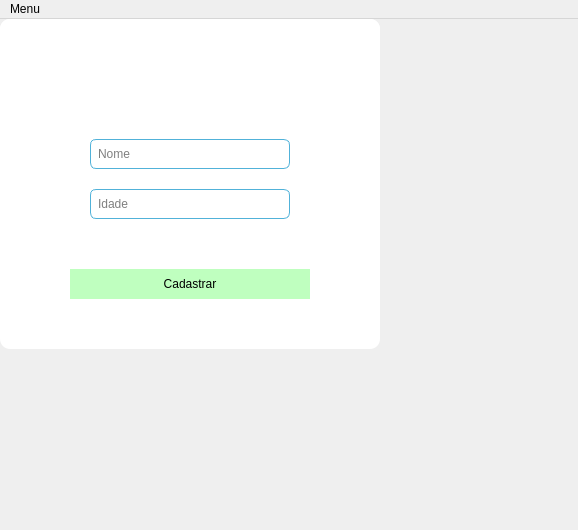
<?xml version="1.0" encoding="UTF-8"?>
<ui version="4.0">
 <class>MainWindow</class>
 <widget class="QMainWindow" name="MainWindow">
  <property name="geometry">
   <rect>
    <x>0</x>
    <y>0</y>
    <width>578</width>
    <height>530</height>
   </rect>
  </property>
  <property name="windowTitle">
   <string>MainWindow</string>
  </property>
  <widget class="QWidget" name="centralwidget">
   <property name="styleSheet">
    <string notr="true">display: flex;
align-items: center;
justify-content: center;</string>
   </property>
   <widget class="QStackedWidget" name="stackedWidget">
    <property name="geometry">
     <rect>
      <x>0</x>
      <y>0</y>
      <width>580</width>
      <height>508</height>
     </rect>
    </property>
    <property name="currentIndex">
     <number>0</number>
    </property>
    <widget class="QWidget" name="page">
     <widget class="QFrame" name="frame_2">
      <property name="geometry">
       <rect>
        <x>0</x>
        <y>0</y>
        <width>380</width>
        <height>330</height>
       </rect>
      </property>
      <property name="styleSheet">
       <string notr="true">QFrame{
	background-color: white;
	border-radius: 10px
}
</string>
      </property>
      <property name="frameShape">
       <enum>QFrame::StyledPanel</enum>
      </property>
      <property name="frameShadow">
       <enum>QFrame::Raised</enum>
      </property>
      <widget class="QWidget" name="widget_3" native="true">
       <property name="geometry">
        <rect>
         <x>0</x>
         <y>0</y>
         <width>380</width>
         <height>70</height>
        </rect>
       </property>
       <property name="styleSheet">
        <string notr="true">background-color: &quot;#51b2d9&quot;;
border-top-right-radius: 10px;
border-top-left-radius: 10px</string>
       </property>
       <widget class="QLabel" name="label_2">
        <property name="geometry">
         <rect>
          <x>0</x>
          <y>0</y>
          <width>380</width>
          <height>70</height>
         </rect>
        </property>
        <property name="styleSheet">
         <string notr="true">text-transform: uppercase;
font: 16pt &quot;Kohne Makina&quot;;
font-weight: bold;
color: white</string>
        </property>
        <property name="text">
         <string>Cadastrar novo cliente</string>
        </property>
        <property name="alignment">
         <set>Qt::AlignCenter</set>
        </property>
       </widget>
      </widget>
      <widget class="QWidget" name="widget_4" native="true">
       <property name="geometry">
        <rect>
         <x>0</x>
         <y>70</y>
         <width>380</width>
         <height>260</height>
        </rect>
       </property>
       <widget class="QLineEdit" name="input_name_2">
        <property name="geometry">
         <rect>
          <x>90</x>
          <y>50</y>
          <width>200</width>
          <height>30</height>
         </rect>
        </property>
        <property name="styleSheet">
         <string notr="true">QLineEdit{
	padding: 5px 5px;
	border-width: 1px;
	border-style: solid;
	border-radius: 6px;
	border-color: #51b2d9
}</string>
        </property>
        <property name="text">
         <string/>
        </property>
        <property name="placeholderText">
         <string>Nome</string>
        </property>
       </widget>
       <widget class="QLineEdit" name="input_age_2">
        <property name="geometry">
         <rect>
          <x>90</x>
          <y>100</y>
          <width>200</width>
          <height>30</height>
         </rect>
        </property>
        <property name="styleSheet">
         <string notr="true">QLineEdit{
	padding: 5px 5px;
	border-width: 1px;
	border-style: solid;
	border-radius: 6px;
	border-color: #51b2d9;
}</string>
        </property>
        <property name="text">
         <string/>
        </property>
        <property name="placeholderText">
         <string>Idade</string>
        </property>
       </widget>
       <widget class="QPushButton" name="button_create_2">
        <property name="geometry">
         <rect>
          <x>70</x>
          <y>180</y>
          <width>240</width>
          <height>30</height>
         </rect>
        </property>
        <property name="styleSheet">
         <string notr="true">QPushButton {
	text-transform: uppercase;
	font: 12pt &quot;Kohne Makina&quot;;
	color: lblack;
	background-color: #bfffbf;
	border-style: solid;
}</string>
        </property>
        <property name="text">
         <string>Cadastrar</string>
        </property>
       </widget>
      </widget>
     </widget>
    </widget>
    <widget class="QWidget" name="page_2">
     <widget class="QFrame" name="frame_3">
      <property name="geometry">
       <rect>
        <x>0</x>
        <y>0</y>
        <width>380</width>
        <height>330</height>
       </rect>
      </property>
      <property name="styleSheet">
       <string notr="true">QFrame{
	background-color: white;
	border-radius: 10px
}
</string>
      </property>
      <property name="frameShape">
       <enum>QFrame::StyledPanel</enum>
      </property>
      <property name="frameShadow">
       <enum>QFrame::Raised</enum>
      </property>
      <widget class="QWidget" name="widget_5" native="true">
       <property name="geometry">
        <rect>
         <x>0</x>
         <y>0</y>
         <width>380</width>
         <height>70</height>
        </rect>
       </property>
       <property name="styleSheet">
        <string notr="true">background-color: &quot;#51b2d9&quot;;
border-top-right-radius: 10px;
border-top-left-radius: 10px</string>
       </property>
       <widget class="QLabel" name="label_3">
        <property name="geometry">
         <rect>
          <x>0</x>
          <y>0</y>
          <width>380</width>
          <height>70</height>
         </rect>
        </property>
        <property name="styleSheet">
         <string notr="true">text-transform: uppercase;
font: 16pt &quot;Kohne Makina&quot;;
font-weight: bold;
color: white</string>
        </property>
        <property name="text">
         <string>Lista de clientes</string>
        </property>
        <property name="alignment">
         <set>Qt::AlignCenter</set>
        </property>
       </widget>
      </widget>
      <widget class="QWidget" name="widget_6" native="true">
       <property name="geometry">
        <rect>
         <x>0</x>
         <y>70</y>
         <width>380</width>
         <height>260</height>
        </rect>
       </property>
       <widget class="QTableWidget" name="tableWidget">
        <property name="geometry">
         <rect>
          <x>0</x>
          <y>0</y>
          <width>380</width>
          <height>211</height>
         </rect>
        </property>
        <property name="styleSheet">
         <string notr="true"/>
        </property>
        <property name="horizontalScrollBarPolicy">
         <enum>Qt::ScrollBarAlwaysOff</enum>
        </property>
        <property name="sizeAdjustPolicy">
         <enum>QAbstractScrollArea::AdjustToContentsOnFirstShow</enum>
        </property>
        <property name="tabKeyNavigation">
         <bool>true</bool>
        </property>
        <property name="textElideMode">
         <enum>Qt::ElideLeft</enum>
        </property>
        <property name="showGrid">
         <bool>true</bool>
        </property>
        <property name="sortingEnabled">
         <bool>true</bool>
        </property>
        <property name="rowCount">
         <number>1</number>
        </property>
        <property name="columnCount">
         <number>3</number>
        </property>
        <attribute name="horizontalHeaderVisible">
         <bool>false</bool>
        </attribute>
        <attribute name="horizontalHeaderCascadingSectionResizes">
         <bool>false</bool>
        </attribute>
        <attribute name="verticalHeaderVisible">
         <bool>false</bool>
        </attribute>
        <attribute name="verticalHeaderCascadingSectionResizes">
         <bool>false</bool>
        </attribute>
        <attribute name="verticalHeaderHighlightSections">
         <bool>false</bool>
        </attribute>
        <row>
         <property name="text">
          <string>0</string>
         </property>
        </row>
        <column>
         <property name="text">
          <string>ID</string>
         </property>
        </column>
        <column>
         <property name="text">
          <string>Nome</string>
         </property>
        </column>
        <column>
         <property name="text">
          <string>Idade</string>
         </property>
        </column>
        <item row="0" column="0">
         <property name="text">
          <string>1</string>
         </property>
         <property name="flags">
          <set>ItemIsSelectable|ItemIsDragEnabled|ItemIsDropEnabled|ItemIsUserCheckable|ItemIsEnabled</set>
         </property>
        </item>
        <item row="0" column="1">
         <property name="text">
          <string>Kirk</string>
         </property>
         <property name="flags">
          <set>ItemIsSelectable|ItemIsDragEnabled|ItemIsDropEnabled|ItemIsUserCheckable|ItemIsEnabled</set>
         </property>
        </item>
        <item row="0" column="2">
         <property name="text">
          <string>Teste</string>
         </property>
         <property name="flags">
          <set>ItemIsSelectable|ItemIsDragEnabled|ItemIsDropEnabled|ItemIsUserCheckable|ItemIsEnabled</set>
         </property>
        </item>
       </widget>
       <widget class="QPushButton" name="button_create_3">
        <property name="geometry">
         <rect>
          <x>250</x>
          <y>220</y>
          <width>121</width>
          <height>31</height>
         </rect>
        </property>
        <property name="styleSheet">
         <string notr="true">QPushButton {
	text-transform: uppercase;
	font: 12pt &quot;Kohne Makina&quot;;
	color: white;
	background-color: red;
	border-style: solid;
}</string>
        </property>
        <property name="text">
         <string>Excluir</string>
        </property>
       </widget>
      </widget>
     </widget>
    </widget>
   </widget>
  </widget>
  <widget class="QMenuBar" name="menubar">
   <property name="geometry">
    <rect>
     <x>0</x>
     <y>0</y>
     <width>578</width>
     <height>22</height>
    </rect>
   </property>
   <widget class="QMenu" name="menuMenu">
    <property name="title">
     <string>Menu</string>
    </property>
    <addaction name="actionCadastrar_novo_cliente"/>
    <addaction name="actionListar_clientes_existentes"/>
    <addaction name="actionSair"/>
   </widget>
   <addaction name="menuMenu"/>
  </widget>
  <action name="actionCadastrar_novo_cliente">
   <property name="text">
    <string>Cadastrar novo cliente</string>
   </property>
  </action>
  <action name="actionListar_clientes_existentes">
   <property name="text">
    <string>Listar clientes existentes</string>
   </property>
  </action>
  <action name="actionSair">
   <property name="text">
    <string>Sair</string>
   </property>
  </action>
 </widget>
 <resources/>
 <connections/>
</ui>
